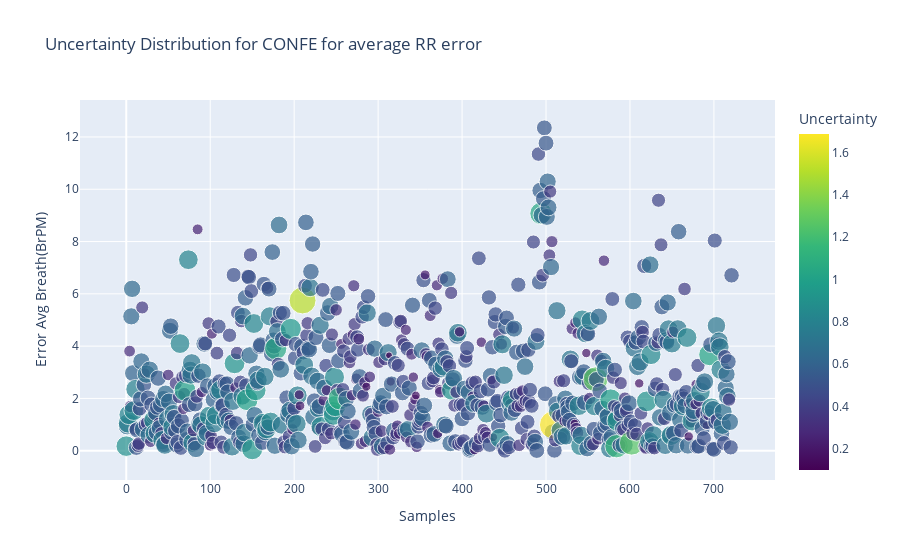
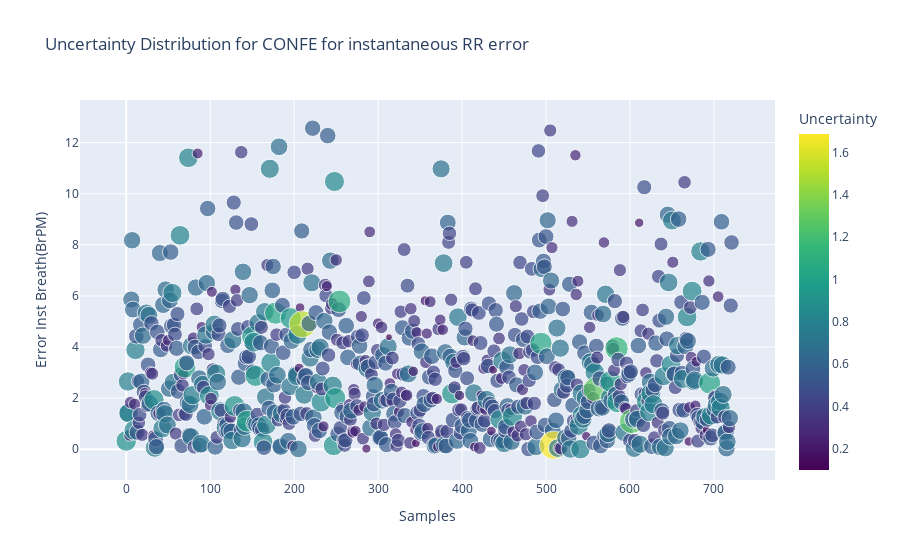

Source (notebook cell) for these figures, in order:
### Code cell
if input_conf == 'confb':
    fig1 = px.scatter(data_confb,x = 'Samples', y="Absolute Error (BrPM)",title="Epistemic Uncertainty Distribution for "+input_conf.upper(),
                     color="Uncertainty", color_continuous_scale=px.colors.sequential.Viridis,size='Uncertainty')
    fig1.show()

if input_conf == 'confa':
    fig1 = px.scatter(data_confa,x = 'Samples', y="Absolute Error (BrPM)",title="Epistemic Uncertainty Distribution for "+input_conf.upper(),
                   color="Uncertainty", color_continuous_scale=px.colors.sequential.Viridis)
    fig1.show()

if input_conf == 'confd':
    fig1 = px.scatter(data_confd,x = 'Samples', y="Error Avg Breath(BrPM)",title="Uncertainty Distribution for "+input_conf.upper()+ " for average RR error" ,
                     color="Uncertainty", color_continuous_scale=px.colors.sequential.Viridis,size='Uncertainty')
    
    fig2 = px.scatter(data_confd,x = 'Samples', y="Error Inst Breath(BrPM)",title="Uncertainty Distribution for "+input_conf.upper()+ " for instantaneous RR error" ,
                     color="Uncertainty", color_continuous_scale=px.colors.sequential.Viridis,size='Uncertainty')
    fig1.show()
    fig2.show()
     

if input_conf == 'conff':
    fig1 = px.scatter(data_conff,x = 'Samples', y="Error Avg Breath(BrPM)",title="Uncertainty Distribution for "+input_conf.upper()+ " for average RR error" ,
                     color="Uncertainty", color_continuous_scale=px.colors.sequential.Viridis,size='Uncertainty')
    
    fig2 = px.scatter(data_conff,x = 'Samples', y="Error Inst Breath(BrPM)",title="Uncertainty Distribution for "+input_conf.upper()+ " for instantaneous RR error" ,
                     color="Uncertainty", color_continuous_scale=px.colors.sequential.Viridis,size='Uncertainty')
    fig1.show()
    fig2.show()
    
if input_conf == 'confc':
    fig1 = px.scatter(data_confc,x = 'Samples', y="Error Avg Breath(BrPM)",title="Uncertainty Distribution for "+input_conf.upper()+ " for average RR error" ,
                     color="Uncertainty", color_continuous_scale=px.colors.sequential.Viridis)
    
    fig2 = px.scatter(data_confc,x = 'Samples', y="Error Inst Breath(BrPM)",title="Uncertainty Distribution for "+input_conf.upper()+ " for instantaneous RR error" ,
                     color="Uncertainty", color_continuous_scale=px.colors.sequential.Viridis,size='Uncertainty')
    fig1.show()
    fig2.show()
    
if input_conf == 'confe':
    fig1 = px.scatter(data_confe,x = 'Samples', y="Error Avg Breath(BrPM)",title="Uncertainty Distribution for "+input_conf.upper()+ " for average RR error" ,
                     color="Uncertainty", color_continuous_scale=px.colors.sequential.Viridis,size='Uncertainty')
    
    fig2 = px.scatter(data_confe,x = 'Samples', y="Error Inst Breath(BrPM)",title="Uncertainty Distribution for "+input_conf.upper()+ " for instantaneous RR error" ,
                     color="Uncertainty", color_continuous_scale=px.colors.sequential.Viridis,size='Uncertainty')
    fig1.show()
    fig2.show()

### Figure 1 — Plotly figure (JSON) as saved in the notebook; plotly's stock layout.template omitted (floating-point values rounded to 4 significant figures; data arrays with more than 128 entries replaced by an {"elided": "..."} marker saying what was removed)
{"data": [{"hovertemplate": "Samples=%{x}<br>Error Avg Breath(BrPM)=%{y}<br>Uncertainty=%{marker.color}<extra></extra>", "legendgroup": "", "marker": {"color": {"elided": "722 float values"}, "coloraxis": "coloraxis", "size": {"elided": "722 float values"}, "sizemode": "area", "sizeref": 0.004217, "symbol": "circle"}, "mode": "markers", "name": "", "orientation": "v", "showlegend": false, "type": "scatter", "x": {"elided": "722 int values"}, "xaxis": "x", "y": {"elided": "722 float values"}, "yaxis": "y"}], "layout": {"coloraxis": {"colorbar": {"title": {"text": "Uncertainty"}}, "colorscale": [[0, "#440154"], [0.1111, "#482878"], [0.2222, "#3e4989"], [0.3333, "#31688e"], [0.4444, "#26828e"], [0.5556, "#1f9e89"], [0.6667, "#35b779"], [0.7778, "#6ece58"], [0.8889, "#b5de2b"], [1, "#fde725"]]}, "legend": {"itemsizing": "constant", "tracegroupgap": 0}, "title": {"text": "Uncertainty Distribution for CONFE for average RR error"}, "xaxis": {"anchor": "y", "domain": [0, 1], "title": {"text": "Samples"}}, "yaxis": {"anchor": "x", "domain": [0, 1], "title": {"text": "Error Avg Breath(BrPM)"}}}}

### Figure 2 — Plotly figure (JSON) as saved in the notebook; plotly's stock layout.template omitted (floating-point values rounded to 4 significant figures; data arrays with more than 128 entries replaced by an {"elided": "..."} marker saying what was removed)
{"data": [{"hovertemplate": "Samples=%{x}<br>Error Inst Breath(BrPM)=%{y}<br>Uncertainty=%{marker.color}<extra></extra>", "legendgroup": "", "marker": {"color": {"elided": "722 float values"}, "coloraxis": "coloraxis", "size": {"elided": "722 float values"}, "sizemode": "area", "sizeref": 0.004217, "symbol": "circle"}, "mode": "markers", "name": "", "orientation": "v", "showlegend": false, "type": "scatter", "x": {"elided": "722 int values"}, "xaxis": "x", "y": {"elided": "722 float values"}, "yaxis": "y"}], "layout": {"coloraxis": {"colorbar": {"title": {"text": "Uncertainty"}}, "colorscale": [[0, "#440154"], [0.1111, "#482878"], [0.2222, "#3e4989"], [0.3333, "#31688e"], [0.4444, "#26828e"], [0.5556, "#1f9e89"], [0.6667, "#35b779"], [0.7778, "#6ece58"], [0.8889, "#b5de2b"], [1, "#fde725"]]}, "legend": {"itemsizing": "constant", "tracegroupgap": 0}, "title": {"text": "Uncertainty Distribution for CONFE for instantaneous RR error"}, "xaxis": {"anchor": "y", "domain": [0, 1], "title": {"text": "Samples"}}, "yaxis": {"anchor": "x", "domain": [0, 1], "title": {"text": "Error Inst Breath(BrPM)"}}}}
